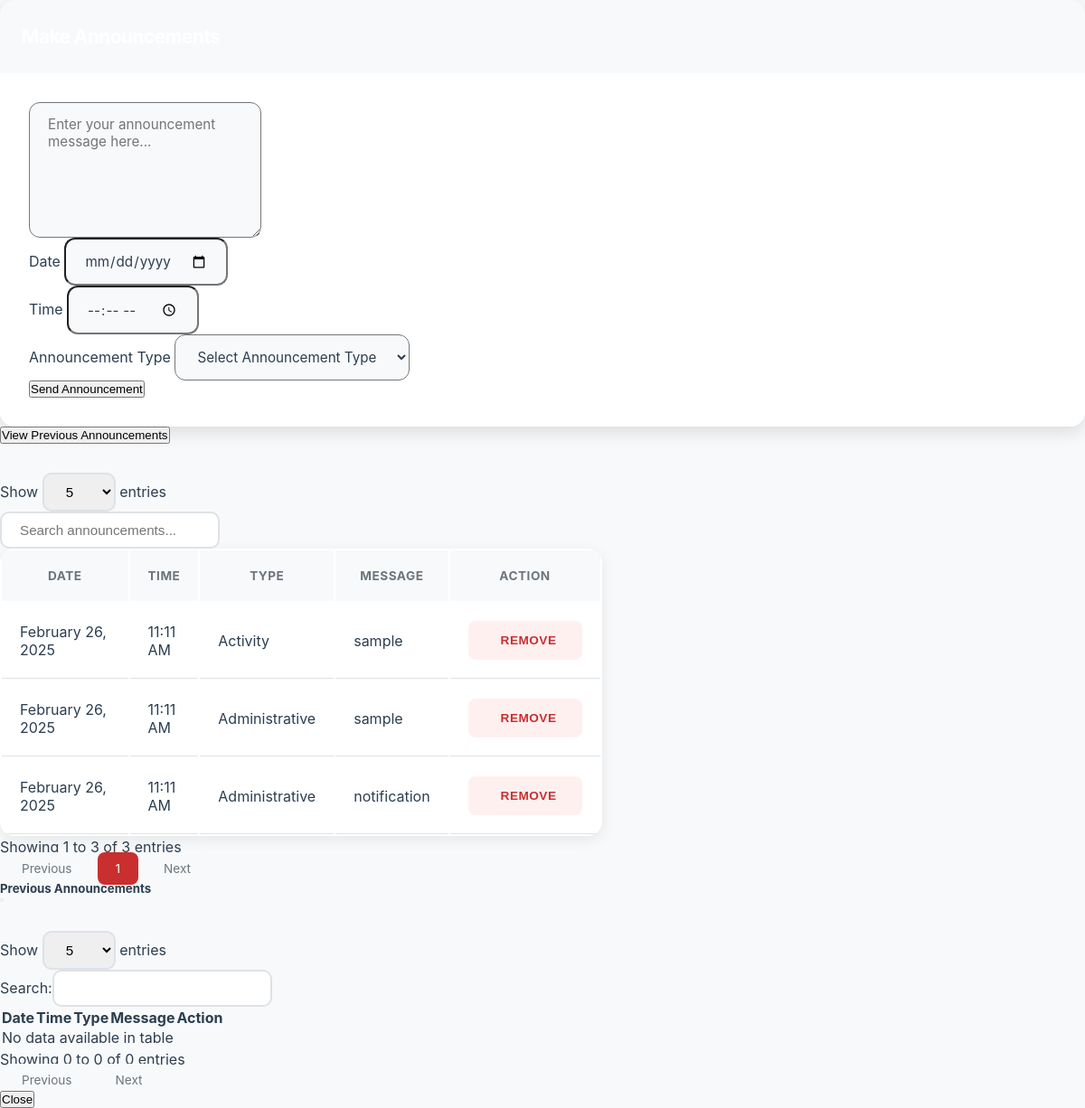
/admin/pages/notification/announcements.php, run on an earlier commit of the app's database.
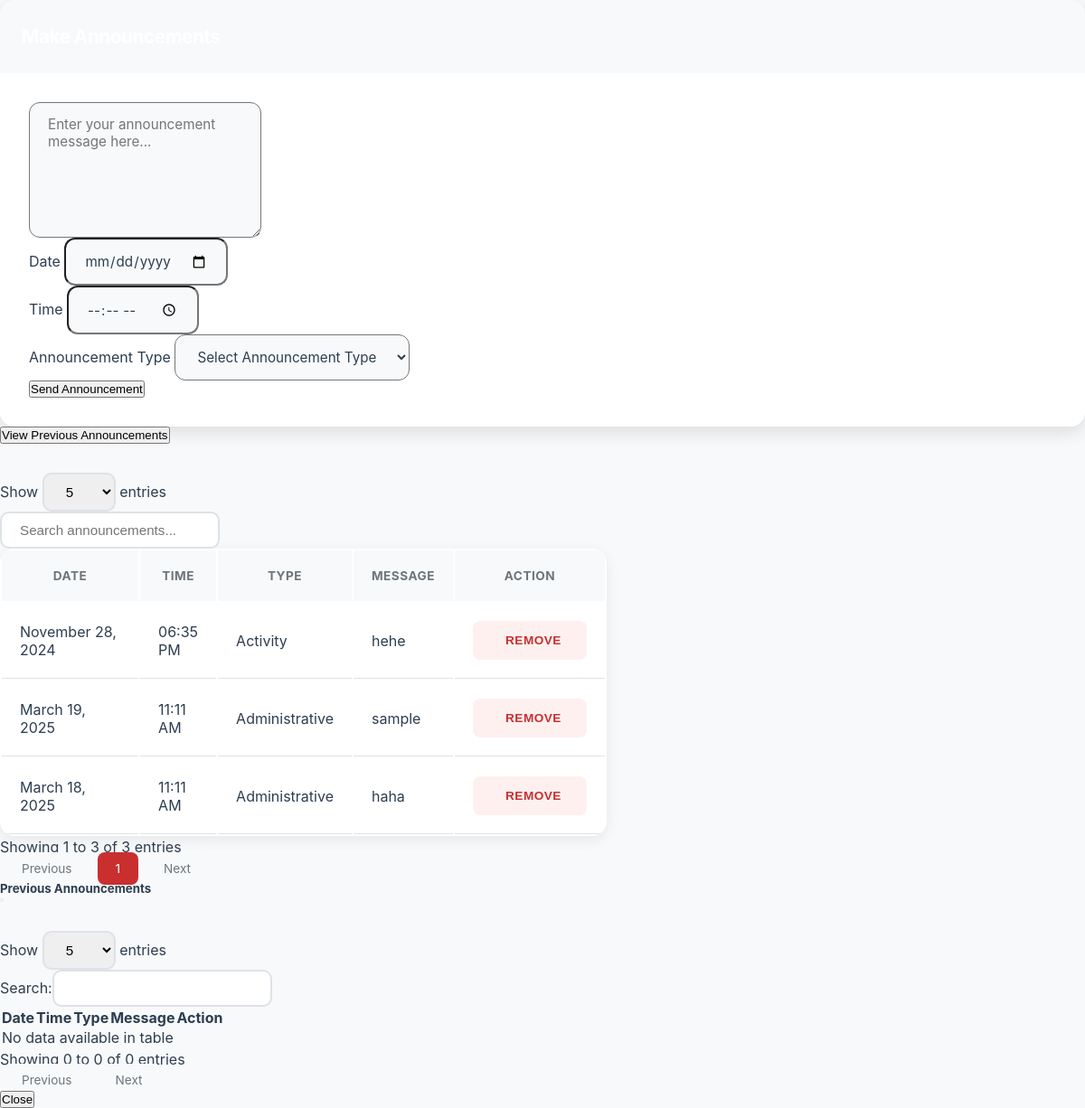
And on a later commit of the database.
### tables this page shows
CREATE TABLE `announcements` (
  `id` int(11) NOT NULL,
  `message` text NOT NULL,
  `applied_date` date NOT NULL,
  `applied_time` time NOT NULL,
  `announcement_type` enum('administrative','activity') NOT NULL,
  `is_active` tinyint(1) DEFAULT 1,
  `created_at` timestamp NOT NULL DEFAULT current_timestamp()
);

### admin/pages/notification/announcements.php (the view, shortened to what the changed rows need)
<?php
require_once '../../../config.php';
$sql = "
SELECT id, applied_date, applied_time, message, announcement_type
FROM announcements
WHERE is_active = 1
ORDER BY applied_date DESC, applied_time DESC
";
$stmt = $pdo->prepare($sql);
$stmt->execute();
$announcements = $stmt->fetchAll(PDO::FETCH_ASSOC);
?>
<div class="container-fluid px-4 py-3">
    <div class="table-responsive">
        <table id="announcementsTable" class="table table-striped table-hover">
            <thead>
                <tr>
                    <th>Date</th>
                    <th>Time</th>
                    <th>Type</th>
                    <th>Message</th>
                    <th>Action</th>
                </tr>
            </thead>
            <tbody>
                <?php foreach ($announcements as $announcement): ?>
                    <tr>
                        <td><?= date('F d, Y', strtotime($announcement['applied_date'])) ?></td>
                        <td><?= date('h:i A', strtotime($announcement['applied_time'])) ?></td>
                        <td><?= ucfirst(htmlspecialchars($announcement['announcement_type'])) ?></td>
                        <td><?= htmlspecialchars($announcement['message']) ?></td>
                        <td>
                            <button class='btn btn-danger btn-sm remove-btn' data-id='<?= htmlspecialchars($announcement["id"], ENT_QUOTES) ?>'>
                                <i class="fas fa-trash-alt me-1"></i>Remove
                            </button>
                        </td>
                    </tr>
                <?php endforeach; ?>
            </tbody>
        </table>
    </div>
<div class="modal fade" id="previousAnnouncementsModal" tabindex="-1" aria-labelledby="previousAnnouncementsModalLabel" aria-hidden="true">
    <div class="modal-dialog modal-lg">
        <div class="modal-content">
            <div class="modal-body">
                <div class="table-responsive">
                    <table id="previousAnnouncementsTable" class="table table-striped table-hover">
                        <thead>
                            <tr>
                                <th>Date</th>
                                <th>Time</th>
                                <th>Type</th>
                                <th>Message</th>
                                <th>Action</th>
                            </tr>
                        </thead>
                    </table>
                </div>
            </div>
        </div>
    </div>
</div>
</div>

What changed in the data, as far as the page shows it:
removed announcements: applied_date "February 26, 2025", applied_time "11:11 AM", announcement_type "Activity", message "sample"
removed announcements: applied_date "February 26, 2025", applied_time "11:11 AM", announcement_type "Administrative", message "sample"
removed announcements: applied_date "February 26, 2025", applied_time "11:11 AM", announcement_type "Administrative", message "notification"
added announcements: applied_date "March 19, 2025", applied_time "11:11 AM", announcement_type "Administrative", message "sample"
added announcements: applied_date "March 18, 2025", applied_time "11:11 AM", announcement_type "Administrative", message "haha"
added announcements: applied_date "November 28, 2024", applied_time "06:35 PM", announcement_type "Activity", message "hehe"
